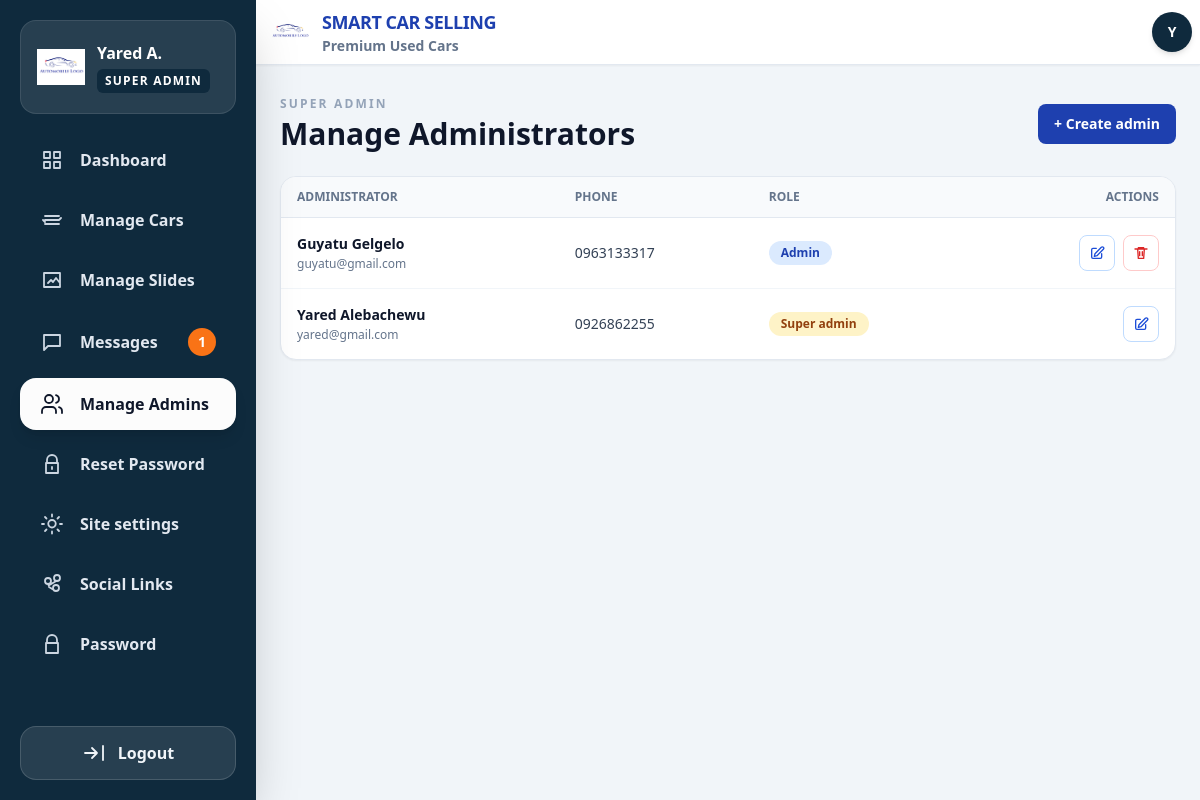
The app's page /admin/admin_accounts.php (signed in) with its own data.
### tables this page shows
CREATE TABLE IF NOT EXISTS `users` (
  `id` int(11) NOT NULL AUTO_INCREMENT,
  `username` varchar(50) NOT NULL,
  `password` varchar(255) NOT NULL,
  `role` enum('super_admin','admin','user') DEFAULT 'admin',
  `created_at` datetime DEFAULT current_timestamp(),
  `email` varchar(100) NOT NULL DEFAULT '',
  `name` varchar(100) NOT NULL DEFAULT '',
  `phone` varchar(20) DEFAULT NULL,
  `force_password_change` tinyint(1) NOT NULL DEFAULT 0,
  PRIMARY KEY (`id`)
);

### site_settings.php (called while the page is built, shortened)
<?php
function get_site_settings(PDO $pdo): array
{
    $defaults = [
        'site_name' => 'Smart Car Selling',
        'tagline' => 'Premium Used Cars',
        'logo_path' => 'car.png',
        'contact_phone' => '',
        'additional_phones' => '[]',
        'contact_email' => '',
        'address' => '',
        'primary_color' => '#1E40AF',
        'accent_color' => '#F59E0B',
        'header_color' => '#F3F4F6',
        'footer_color' => '#172554',
        'header_content_color' => '#1E40AF',
        'footer_content_color' => '#FFFFFF',
    ];
    $stmt = $pdo->query('SELECT setting_key, setting_value FROM site_settings');
    foreach ($stmt->fetchAll(PDO::FETCH_ASSOC) as $setting) {
        if (array_key_exists($setting['setting_key'], $defaults)) {
            $defaults[$setting['setting_key']] = $setting['setting_value'];
        }
    }
    return $defaults;
}

### admin/session.php (called while the page is built, shortened)
<?php
require_once __DIR__ . '/config.php';
$stmt = $pdo->prepare("SELECT id, name, email, phone, role, force_password_change FROM users WHERE id = ? AND role IN ('admin', 'super_admin')");
$stmt->execute([$_SESSION['admin_id']]);
$admin = $stmt->fetch(PDO::FETCH_ASSOC);
$displayName = !empty($admin['name'])
    ? $admin['name']
    : ($admin['email'] ?: $admin['phone']);
require_once __DIR__ . '/../site_settings.php';
$siteSettings = get_site_settings($pdo);
$adminLogoPath = '../' . ltrim($siteSettings['logo_path'], '/');

### admin/admin_accounts.php (the view, shortened to what this page needs)
<?php
require_once __DIR__ . '/session.php';
$createOpen = isset($_GET['create']);
$accounts = $pdo->query("SELECT id,role,email,name,phone,created_at FROM users WHERE role IN ('admin','super_admin') ORDER BY created_at DESC")->fetchAll(PDO::FETCH_ASSOC);
?>
<!DOCTYPE html>
<html lang="en">
<head>
  <script src="https://cdn.tailwindcss.com"></script>
</head>
<body class="min-h-screen bg-slate-100 text-slate-900">
<?php include __DIR__ . '/header.php'; ?>
<?php $activeSidebar='admins'; include __DIR__.'/sidebar.php'; ?>
<main id="main-content" class="min-h-screen w-full pt-16 transition-all duration-300">
  <div class="mx-auto max-w-6xl px-4 py-8 sm:px-6">
    <div class="mb-6 flex items-center justify-between gap-3"><div><p class="text-xs font-bold uppercase tracking-[0.18em] text-slate-400">Super admin</p><h1 class="mt-1 text-2xl font-bold sm:text-3xl">Manage Administrators</h1></div><button type="button" id="toggle-account-form" class="shrink-0 rounded-lg bg-primary px-4 py-2.5 text-sm font-bold text-white"><?= $createOpen ? 'Close form' : '+ Create admin' ?></button></div>
    <div class="overflow-hidden rounded-2xl border border-slate-200 bg-white shadow-sm">
      <div class="overflow-x-auto">
        <table class="admin-table w-full text-left text-sm">
          <thead class="border-b border-slate-200 bg-slate-50 text-xs uppercase text-slate-500">
            <tr><th class="px-4 py-3">Administrator</th><th class="px-4 py-3">Phone</th><th class="px-4 py-3">Role</th><th class="px-4 py-3 text-right">Actions</th></tr>
          </thead>
          <tbody class="divide-y divide-slate-100 sm:divide-y">
            <?php foreach ($accounts as $account): ?>
              <tr>
                <td class="px-4 py-4"><p class="font-bold"><?= htmlspecialchars($account['name'] ?: $account['phone']) ?></p><p class="mt-0.5 text-xs text-slate-500"><?= htmlspecialchars($account['email'] ?: 'No email') ?></p></td>
                <td class="px-4 py-4 text-slate-700"><?= htmlspecialchars($account['phone'] ?: '-') ?></td>
                <td class="px-4 py-4"><span class="inline-flex rounded-full <?= $account['role']==='super_admin'?'bg-amber-100 text-amber-800':'bg-blue-100 text-blue-800' ?> px-3 py-1 text-xs font-bold"><?= $account['role']==='super_admin'?'Super admin':'Admin' ?></span></td>
                <td class="actions-cell px-4 py-4">
                  <div class="flex justify-end gap-2">
                    <a href="?edit=<?= (int)$account['id'] ?>" class="flex h-9 w-9 items-center justify-center rounded-lg border border-blue-200 text-blue-700 transition hover:bg-blue-50" title="Edit" aria-label="Edit account"><svg class="h-4 w-4" fill="none" stroke="currentColor" viewBox="0 0 24 24"><path stroke-linecap="round" stroke-linejoin="round" stroke-width="2" d="M11 5H6a2 2 0 00-2 2v11a2 2 0 002 2h11a2 2 0 002-2v-5M18.5 3.5a2.121 2.121 0 013 3L12 16l-4 1 1-4 9.5-9.5z"/></svg></a>
                    <?php if ((int)$account['id'] !== (int)$admin['id']): ?>
                      <form method="post" onsubmit="return confirm('Delete this administrator account?');">
                        <button type="submit" class="flex h-9 w-9 items-center justify-center rounded-lg border border-red-200 text-red-600 transition hover:bg-red-50" title="Delete" aria-label="Delete account"><svg class="h-4 w-4" fill="none" stroke="currentColor" viewBox="0 0 24 24"><path stroke-linecap="round" stroke-linejoin="round" stroke-width="2" d="M3 6h18M8 6V4h8v2m-9 0l1 14h8l1-14M10 10v6m4-6v6"/></svg></button>
                      </form>
                    <?php endif; ?>
                  </div>
                </td>
              </tr>
            <?php endforeach; ?>
          </tbody>
        </table>
      </div>
    </div>
  </div>
</main>
</body>
</html>

### admin/header.php (shortened to what this page needs)
<header class="fixed left-0 right-0 top-0 z-50 border-b border-slate-200 bg-white shadow-sm">
  <div class="flex h-16 w-full items-center justify-between px-2 lg:h-16">
    <div id="header-left" class="flex items-center transition-all duration-300">
      <a href="dashboard.php" class="ml-1 flex items-center gap-3">
        <img src="<?= htmlspecialchars($adminLogoPath, ENT_QUOTES, 'UTF-8') ?>" alt="Logo"
          class="h-10 w-10 object-contain">
        <span class="flex min-w-0 max-w-[42vw] flex-col">
          <span class="truncate text-base font-bold uppercase tracking-tight text-primary lg:text-lg">
            <?= htmlspecialchars($siteSettings['site_name'], ENT_QUOTES, 'UTF-8') ?>
          </span>
          <?php if ($siteSettings['tagline'] !== ''): ?>
            <span class="truncate text-xs font-semibold normal-case text-slate-500 sm:text-sm">
              <?= htmlspecialchars($siteSettings['tagline'], ENT_QUOTES, 'UTF-8') ?>
            </span>
          <?php endif; ?>
        </span>
      </a>
    </div>
    <div class="text-slate-900">
      <div class="relative">
        <button id="profile-btn" class="rounded-full transition" aria-label="Open profile menu">
          <span class="flex h-10 w-10 items-center justify-center rounded-full bg-[#0f2a3d] text-sm font-bold text-white shadow-md">
            <?= htmlspecialchars(strtoupper(substr($displayName, 0, 1)), ENT_QUOTES, 'UTF-8') ?>
          </span>
        </button>
      </div>
    </div>
  </div>
</header>

### admin/sidebar.php (shortened to what this page needs)
<?php
$unreadMessages = 0;
try {
    $unreadMessages = (int) $pdo->query("SELECT COUNT(*) FROM contact_messages WHERE is_read = 0")->fetchColumn();
} catch (Throwable $e) {
    $unreadMessages = 0;
}
$activeSidebar = $activeSidebar ?? '';
$nameParts = preg_split('/\s+/', trim((string) $displayName)) ?: [];
$firstName = $nameParts[0] ?? '';
$firstName = $firstName !== '' ? mb_strtoupper(mb_substr($firstName, 0, 1)) . mb_substr($firstName, 1) : 'Admin';
$shortName = $firstName;
if (isset($nameParts[1]) && trim($nameParts[1]) !== '') {
    $shortName .= ' ' . mb_strtoupper(mb_substr(trim($nameParts[1]), 0, 1)) . '.';
}
$navItems = [
    'dashboard' => ['Dashboard', 'dashboard.php', '<path stroke-linecap="round" stroke-linejoin="round" stroke-width="1.8" d="M4 4h6v6H4zm10 0h6v6h-6zM4 14h6v6H4zm10 0h6v6h-6z"/>'],
    'cars' => ['Manage Cars', 'cars.php', '<path stroke-linecap="round" stroke-linejoin="round" stroke-width="1.8" d="M5 12h14M5 8h14M5 16h14M3 12l2 2m14-2l2-2"/>'],
    'slides' => ['Manage Slides', 'hero_images.php', '<path stroke-linecap="round" stroke-linejoin="round" stroke-width="1.8" d="M4 5h16v14H4zm4 10l3-3 2 2 3-4 4 5"/>'],
    'messages' => ['Messages', 'messages.php', '<path stroke-linecap="round" stroke-linejoin="round" stroke-width="1.8" d="M4 5h16v11H8l-4 4V5z"/>'],
];
?>
<aside id="sidebar"
  class="fixed inset-y-0 left-0 z-50 flex w-64 -translate-x-full flex-col bg-[#0f2a3d] text-white shadow-2xl transition-transform duration-300 ease-in-out">
  <div class="mx-5 mt-5 flex items-center justify-between rounded-2xl border border-white/10 bg-white/10 px-4 py-5">
    <a href="dashboard.php" class="flex min-w-0 items-center gap-3 overflow-hidden">
      <img src="<?= htmlspecialchars($adminLogoPath, ENT_QUOTES, 'UTF-8') ?>" alt="Logo" class="h-12 w-12 flex-shrink-0 object-contain">
      <span class="min-w-0">
        <span class="block truncate text-base font-bold"><?= htmlspecialchars($shortName, ENT_QUOTES, 'UTF-8') ?></span>
        <span class="mt-1 inline-block rounded-md bg-[#0f2a3d] px-2 py-1 text-xs font-bold tracking-widest text-white"><?= $admin['role'] === 'super_admin' ? 'SUPER ADMIN' : 'ADMIN' ?></span>
      </span>
    </a>
  </div>
  <nav class="mt-5 flex-1 overflow-y-auto px-5 pb-4">
    <ul class="space-y-2">
      <?php foreach ($navItems as $key => [$label, $href, $icon]): ?>
        <li>
          <a href="<?= htmlspecialchars($href, ENT_QUOTES, 'UTF-8') ?>"
            class="<?= $activeSidebar === $key
              ? 'flex items-center gap-4 rounded-2xl bg-[#FCFCFC] px-5 py-3.5 text-base font-bold text-slate-900 shadow-lg'
              : 'flex items-center gap-4 rounded-xl px-5 py-3.5 text-base font-semibold text-slate-200 transition hover:bg-white/10 hover:text-white' ?>">
            <svg class="h-6 w-6 <?= $activeSidebar === $key ? '' : 'text-slate-300' ?>" fill="none" stroke="currentColor" viewBox="0 0 24 24"><?= $icon ?></svg>
            <span><?= htmlspecialchars($label, ENT_QUOTES, 'UTF-8') ?></span>
            <?php if ($key === 'messages' && $unreadMessages > 0): ?>
              <span class="ml-auto flex h-7 w-7 items-center justify-center rounded-full bg-orange-500 text-sm text-white"><?= $unreadMessages ?></span>
            <?php endif; ?>
          </a>
        </li>
      <?php endforeach; ?>
      <?php if ($admin['role'] === 'super_admin'): ?>
        <li>
          <a href="admin_accounts.php" class="<?= $activeSidebar === 'admins'
            ? 'flex items-center gap-4 rounded-2xl bg-[#FCFCFC] px-5 py-3.5 text-base font-bold text-slate-900 shadow-lg'
            : 'flex items-center gap-4 rounded-xl px-5 py-3.5 text-base font-semibold text-slate-200 transition hover:bg-white/10 hover:text-white' ?>">
            <svg class="h-6 w-6 <?= $activeSidebar === 'admins' ? '' : 'text-slate-300' ?>" fill="none" stroke="currentColor" viewBox="0 0 24 24"><path stroke-linecap="round" stroke-linejoin="round" stroke-width="1.8" d="M16 21v-2a4 4 0 00-4-4H6a4 4 0 00-4 4v2m7-10a4 4 0 100-8 4 4 0 000 8zm13 10v-2a4 4 0 00-3-3.87M16 3.13a4 4 0 010 7.75"/></svg>
            Manage Admins
          </a>
        </li>
        <li>
          <a href="admin_password_reset.php" class="<?= $activeSidebar === 'password_reset'
            ? 'flex items-center gap-4 rounded-2xl bg-[#FCFCFC] px-5 py-3.5 text-base font-bold text-slate-900 shadow-lg'
            : 'flex items-center gap-4 rounded-xl px-5 py-3.5 text-base font-semibold text-slate-200 transition hover:bg-white/10 hover:text-white' ?>">
            <svg class="h-6 w-6 <?= $activeSidebar === 'password_reset' ? '' : 'text-slate-300' ?>" fill="none" stroke="currentColor" viewBox="0 0 24 24"><path stroke-linecap="round" stroke-linejoin="round" stroke-width="1.8" d="M7 11V8a5 5 0 0110 0v3m-11 0h12v10H6V11zm6 4v2"/></svg>
            Reset Password
          </a>
        </li>
        <li>
          <a href="settings.php" class="<?= $activeSidebar === 'settings'
            ? 'flex items-center gap-4 rounded-2xl bg-[#FCFCFC] px-5 py-3.5 text-base font-bold text-slate-900 shadow-lg'
            : 'flex items-center gap-4 rounded-xl px-5 py-3.5 text-base font-semibold text-slate-200 transition hover:bg-white/10 hover:text-white' ?>">
            <svg class="h-6 w-6 <?= $activeSidebar === 'settings' ? '' : 'text-slate-300' ?>" fill="none" stroke="currentColor" viewBox="0 0 24 24"><path stroke-linecap="round" stroke-linejoin="round" stroke-width="1.8" d="M12 15.5A3.5 3.5 0 1012 8a3.5 3.5 0 000 7.5zm0-13v2m0 15v2m10-9.5h-2m-16 0H2m17-7l-1.5 1.5M6.5 17.5L5 19m14 0l-1.5-1.5M6.5 6.5L5 5"/></svg>
            Site settings
          </a>
        </li>
        <li>
          <a href="social_links.php" class="<?= $activeSidebar === 'social'
            ? 'flex items-center gap-4 rounded-2xl bg-[#FCFCFC] px-5 py-3.5 text-base font-bold text-slate-900 shadow-lg'
            : 'flex items-center gap-4 rounded-xl px-5 py-3.5 text-base font-semibold text-slate-200 transition hover:bg-white/10 hover:text-white' ?>">
            <svg class="h-6 w-6 <?= $activeSidebar === 'social' ? '' : 'text-slate-300' ?>" fill="none" stroke="currentColor" viewBox="0 0 24 24"><path stroke-linecap="round" stroke-linejoin="round" stroke-width="1.8" d="M8.6 13.5l6.8-4M9 15l6.5 4M8 12a3 3 0 100-6 3 3 0 000 6zm9-3a3 3 0 100-6 3 3 0 000 6zm-1 10a3 3 0 100-6 3 3 0 000 6z"/></svg>
            Social Links
          </a>
        </li>
      <?php endif; ?>
      <li>
        <a href="change_password.php" class="<?= $activeSidebar === 'password'
          ? 'flex items-center gap-4 rounded-2xl bg-[#FCFCFC] px-5 py-3.5 text-base font-bold text-slate-900 shadow-lg'
          : 'flex items-center gap-4 rounded-xl px-5 py-3.5 text-base font-semibold text-slate-200 transition hover:bg-white/10 hover:text-white' ?>">
          <svg class="h-6 w-6 <?= $activeSidebar === 'password' ? '' : 'text-slate-300' ?>" fill="none" stroke="currentColor" viewBox="0 0 24 24"><path stroke-linecap="round" stroke-linejoin="round" stroke-width="1.8" d="M7 11V8a5 5 0 0110 0v3m-11 0h12v10H6V11z"/></svg>
          Password
        </a>
      </li>
    </ul>
  </nav>
  <div class="px-5 pb-5">
    <form action="logout.php" method="POST" data-confirm-title="Log out?" data-confirm-message="Are you sure you want to log out of the admin panel?" data-confirm-button="Log out">
      <button type="submit"
        class="flex w-full items-center justify-center gap-3 rounded-2xl border border-white/15 bg-white/10 py-3.5 text-base font-bold text-slate-100 transition hover:border-red-400/40 hover:bg-red-500/10">
        <svg class="h-6 w-6" fill="none" stroke="currentColor" viewBox="0 0 24 24"><path stroke-linecap="round" stroke-linejoin="round" stroke-width="1.8" d="M10 17l5-5-5-5m5 5H3m18 7V5"/></svg>
        Logout
      </button>
    </form>
  </div>
</aside>

### admin/header.php (style rules this page uses)
@media (min-width: 1024px) { #sidebar { transform: translateX(0) !important; } }
@media (min-width: 1024px) { #main-content { margin-left: 256px !important; width: calc(100% - 256px) !important; } }
@media (min-width: 1024px) { #header-left { margin-left: 258px !important; } }

### records on screen
users: name "Y", name "Yared A.", name "Yared Alebachewu", email "yared@gmail.com", phone "0926862255", role "Super admin"
users: name "Guyatu Gelgelo", email "guyatu@gmail.com", phone "0963133317", role "Admin"

### other values on screen
$siteSettings['site_name'] "SMART CAR SELLING"
$siteSettings['tagline'] "Premium Used Cars"
$label "Dashboard"
$label "Manage Cars"
$label "Manage Slides"
$label "Messages"
$unreadMessages "1"
